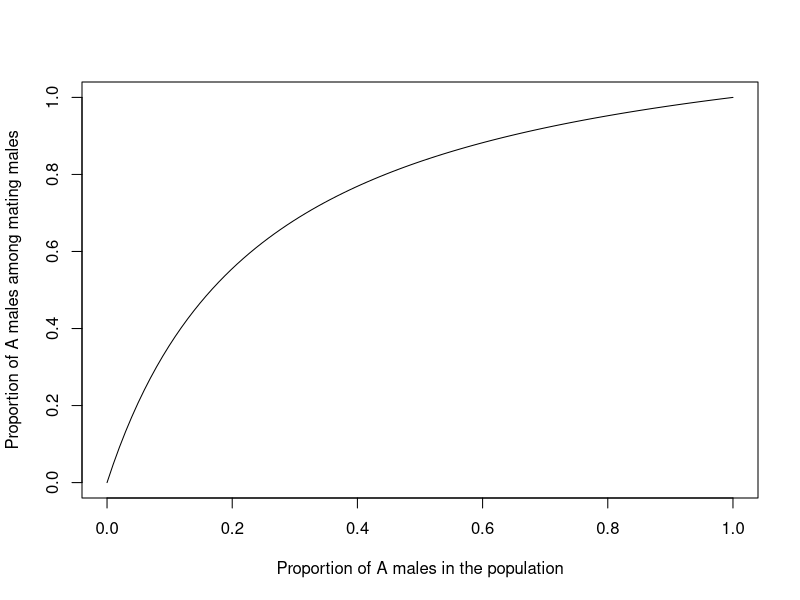
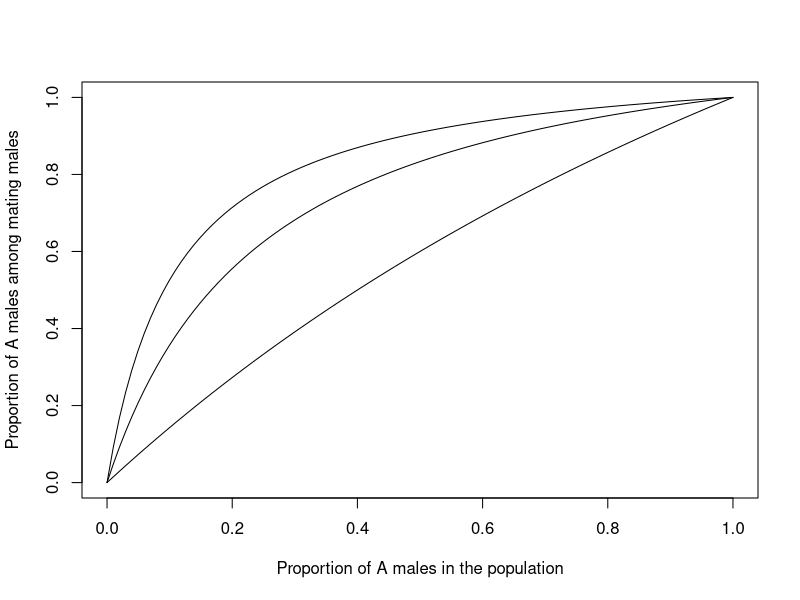
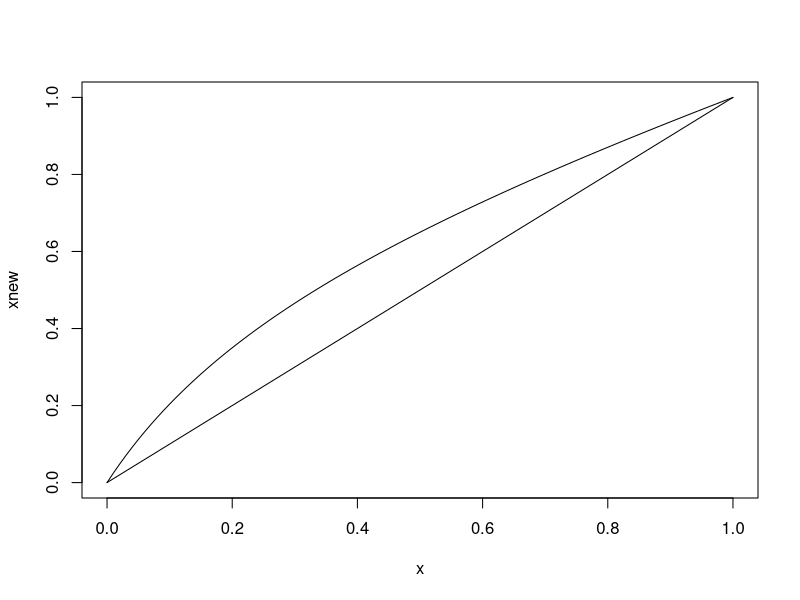
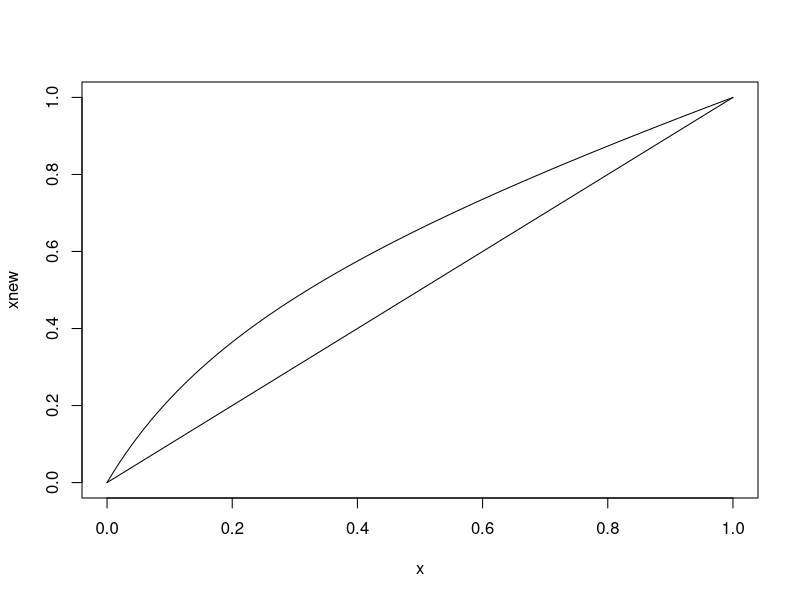
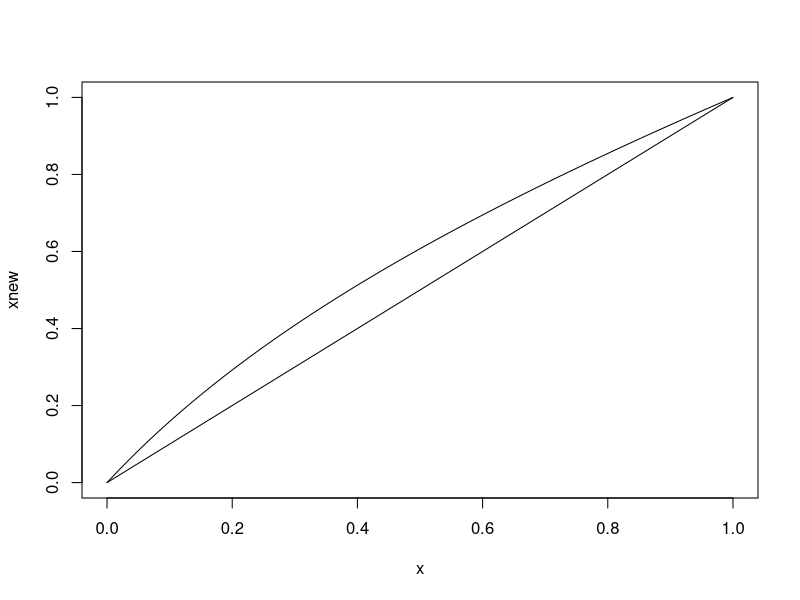
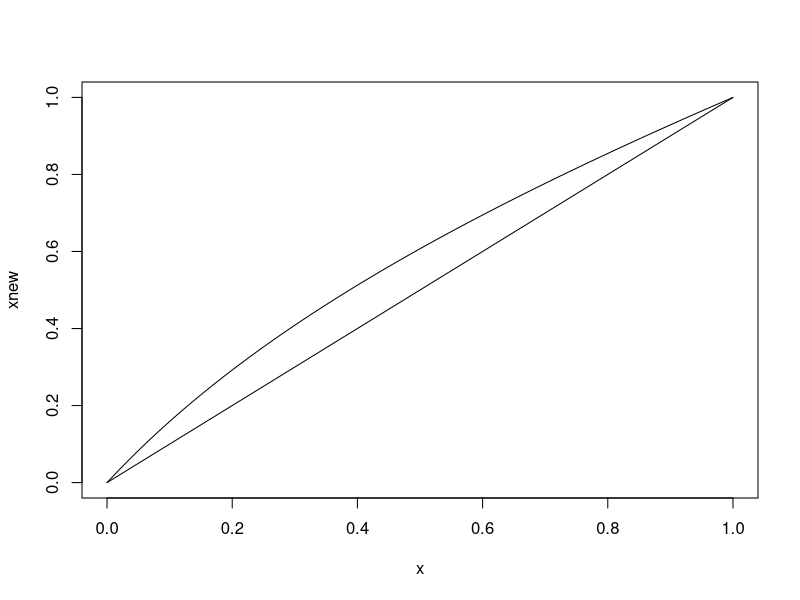

Here is the R script that generated these plots, in order:

# Example boxes from Kokko's (2007) 'Modelling for Field Biologists...'
# adapted for R. Most instructions lifted verbatim from the text.


#####------------------------- CHAPTER 2 -------------------------#####

rm(list=ls())  # Clear all

## BOX 2.1 ##

# Create a vector with linearly equally spaced values
x <- seq(from = 0, to = 1, by = 1/101)

# Choose a value of m to be investigated
m <- 5

# Calculate y given x
y <- m * x/(m * x + (1 - x))

# Plot 'er
plot(x, y, type = 'l',
     xlab = 'Proportion of A males in the population',
     ylab = 'Proportion of A males among mating males')

# Repeat as above for three values of m
m1 <- 1.5
m2 <- 5
m3 <- 10

y1 <- m1 * x/(m1 * x + (1 - x))
y2 <- m2 * x/(m2 * x + (1 - x))
y3 <- m3 * x/(m3 * x + (1 - x))

# Plot in one 
plot(x, y1, type = 'l',
     xlab = 'Proportion of A males in the population',
     ylab = 'Proportion of A males among mating males')
lines(x, y2)
lines(x, y3)


## BOX 2.2 ##

# Make a vector of 101 values from 0 to 1
x <- seq(from = 0, to = 1, by = 1/101)

# Choose a value of m to be investigated
m <- 5

# Calculate how y depends on x
y <- (m * x)/(m * x + 1 - x)

# Calculate mating proportions
pAA <- x * y
pAa <- x * (1 - y)
paA <- (1 - x) * y
paa <- (1 - x) * (1 - y)

# Check these sum to 1
pAA + pAa + paA + paa

# Now to nA and na. We must also choose values for N, B, and b
N <- 1000
B <- 20
b <- 0.8

nA <- N * (pAA * b * B + 0.5 * pAa * B + 0.5 * paA * b * B)
na <- N * (0.5 * pAa * B + 0.5 * paA * b * B + paa * B)

# Then we get xnew, and plot it against x
xnew <- nA / (nA + na)

# Plot xnew against x, then x against x
plot(x, xnew, type = 'l')
lines(x, x)

# Converting all this jazz into a function

# Function 'sexconflict': Allele frequency change in one generation.
# Give m, b, N, B as per definitions in Ch. 2 and accuracy
# as an integer that specifies how many values between 0 and 1
# the variable x should take. 
# Function returns x & xnew & plots the results if plot = TRUE.

sexconflict <- function(m, b, N, B, accuracy, plot = FALSE){
  
  x <- seq(from = 0, to = 1, by = 1/accuracy)
  
  # Calculate  how y depends on x
  y <- (m * x)/(m * x + 1 - x)
  
  # Mating proportions
  pAA <- x * y
  pAa <- x * (1 - y)
  paA <- (1 - x) * y
  paa <- (1 - x) * (1 - y)
  
  nA <- N * (pAA * b * B + 0.5 * pAa * B + 0.5 * paA * b * B)
  na <- N * (0.5 * pAa * B + 0.5 * paA * b * B + (paa * B))
  
  xnew <- nA / (nA + na)
  
  if(plot == TRUE){
    plot(x, xnew, type = 'l')
    lines(x, x)
  }
  
  # Package up the output
  output <- as.data.frame(cbind(x, xnew))
  
  # Send it on back
  return(output)
  
}

# Check it works
woop <- sexconflict(m = 5, b = 0.9, N = 200, B = 20, accuracy = 101, plot = TRUE)


## BOX 2.3 ##

# A quick check to see that population size N does not seem to matter:
N_case1 <-  1
xnew_case1 <- sexconflict(5, 0.5, N_case1, 20, 101, plot = TRUE)
N_case2 <- 100000
xnew_case2 <- sexconflict(5, 0.5, N_case2, 20, 101, plot = TRUE)

# To check they are identical, we can subtract the solutions of the two cases from
# each other and look at the max absolute value of the difference between them.
# The difference should be ~ 0.

max(abs(xnew_case1 - xnew_case2))

# I'm not quite sure why this isn't exactly 0, maybe a quirk of how
# R handles numbers like this? I don't know enough about it...
# It's close enough to make the point anyway.


#####------------------------- CHAPTER 3 -------------------------#####

rm(list=ls())  # Clear all
